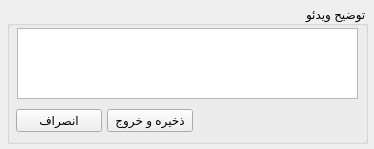
<?xml version="1.0" encoding="UTF-8"?>
<ui version="4.0">
 <class>specDescriptionWindow</class>
 <widget class="QMainWindow" name="specDescriptionWindow">
  <property name="windowModality">
   <enum>Qt::ApplicationModal</enum>
  </property>
  <property name="geometry">
   <rect>
    <x>0</x>
    <y>0</y>
    <width>374</width>
    <height>149</height>
   </rect>
  </property>
  <property name="minimumSize">
   <size>
    <width>374</width>
    <height>149</height>
   </size>
  </property>
  <property name="maximumSize">
   <size>
    <width>374</width>
    <height>149</height>
   </size>
  </property>
  <property name="windowTitle">
   <string>کپشن  - ویدئو ویژه</string>
  </property>
  <property name="windowIcon">
   <iconset>
    <normaloff>../icons/edit.png</normaloff>../icons/edit.png</iconset>
  </property>
  <property name="layoutDirection">
   <enum>Qt::RightToLeft</enum>
  </property>
  <property name="documentMode">
   <bool>false</bool>
  </property>
  <widget class="QWidget" name="centralwidget">
   <widget class="QGroupBox" name="mainGroupBox">
    <property name="geometry">
     <rect>
      <x>7</x>
      <y>6</y>
      <width>361</width>
      <height>138</height>
     </rect>
    </property>
    <property name="title">
     <string>توضیح ویدئو</string>
    </property>
    <widget class="QPushButton" name="cancelPushButton">
     <property name="geometry">
      <rect>
       <x>9</x>
       <y>103</y>
       <width>86</width>
       <height>23</height>
      </rect>
     </property>
     <property name="text">
      <string>انصراف</string>
     </property>
    </widget>
    <widget class="QPushButton" name="savePushButton">
     <property name="geometry">
      <rect>
       <x>100</x>
       <y>103</y>
       <width>86</width>
       <height>23</height>
      </rect>
     </property>
     <property name="text">
      <string>ذخیره و خروج</string>
     </property>
    </widget>
    <widget class="QPlainTextEdit" name="descriptionTextEdit">
     <property name="geometry">
      <rect>
       <x>10</x>
       <y>22</y>
       <width>341</width>
       <height>71</height>
      </rect>
     </property>
    </widget>
   </widget>
  </widget>
 </widget>
 <resources/>
 <connections/>
</ui>
